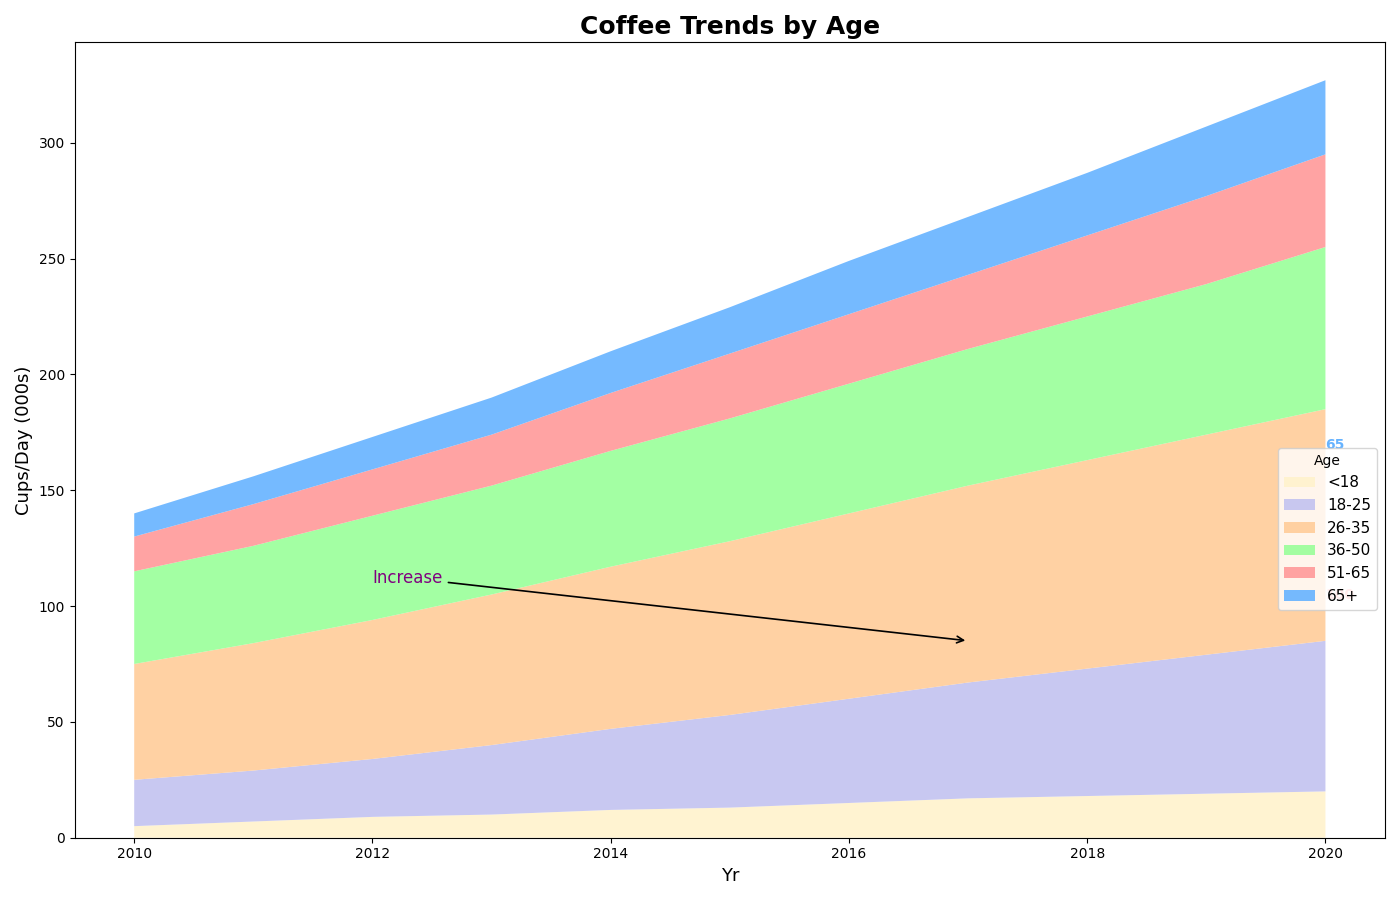

Reproduce this figure in Python.
import matplotlib.pyplot as plt
import numpy as np

years = np.arange(2010, 2021)

age_18_25 = np.array([20, 22, 25, 30, 35, 40, 45, 50, 55, 60, 65])
age_26_35 = np.array([50, 55, 60, 65, 70, 75, 80, 85, 90, 95, 100])
age_36_50 = np.array([40, 42, 45, 47, 50, 53, 56, 59, 62, 65, 70])
age_51_65 = np.array([15, 18, 20, 22, 25, 28, 30, 32, 35, 38, 40])
age_65_above = np.array([10, 12, 14, 16, 18, 20, 23, 25, 27, 30, 32])
age_under_18 = np.array([5, 7, 9, 10, 12, 13, 15, 17, 18, 19, 20])

consumption_data = np.vstack([
    age_under_18, age_18_25, age_26_35, age_36_50, age_51_65, age_65_above
])

plt.figure(figsize=(14, 9))

colors = ['#fff2cc', '#c2c2f0', '#ffcc99', '#99ff99', '#ff9999', '#66b3ff']

plt.stackplot(years, consumption_data, 
              labels=['<18', '18-25', '26-35', '36-50', '51-65', '65+'], 
              colors=colors, alpha=0.9, linestyle='-.')

plt.title('Coffee Trends by Age', fontsize=18, fontweight='bold')
plt.xlabel('Yr', fontsize=13)
plt.ylabel('Cups/Day (000s)', fontsize=13)

plt.legend(loc='upper right', bbox_to_anchor=(1, 0.5), title='Age', fontsize=11, frameon=True)

plt.grid(False)

plt.annotate('Increase', xy=(2017, 85), xytext=(2012, 110),
             arrowprops=dict(facecolor='gray', arrowstyle='->', lw=1.2),
             fontsize=12, color='purple')

for i in range(len(years)):
    if i == len(years) - 1:
        plt.text(years[i], consumption_data[2, i] + 3, f'{consumption_data[2, i]}', color=colors[4], fontsize=10, fontweight='bold')
        plt.text(years[i], consumption_data[1, i] + consumption_data[2, i] + 3, f'{consumption_data[1, i]}', color=colors[5], fontsize=10, fontweight='bold')

plt.tight_layout()

plt.show()
